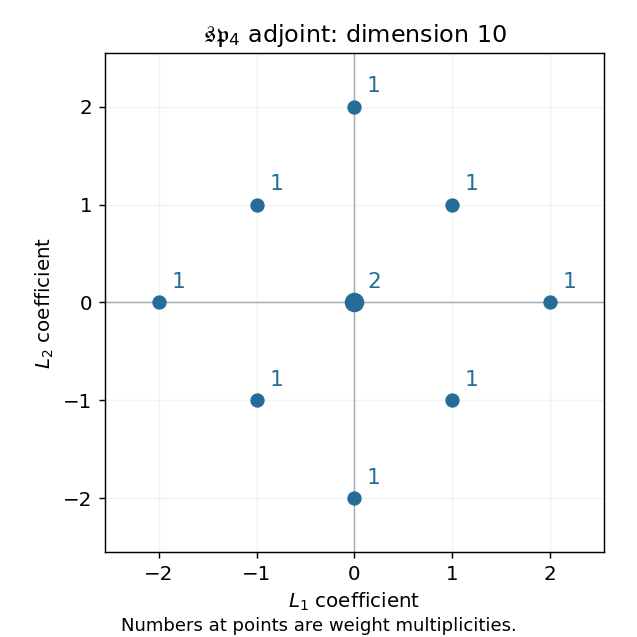

The Python source for this figure:
"""Draw original weight diagrams; write same-basename opaque PNG to caller CWD."""
from pathlib import Path
import matplotlib
matplotlib.use("Agg")
import matplotlib.pyplot as plt
import numpy as np

plt.rcParams.update({"font.size": 11})
def finish(fig):
    fig.set_facecolor("white")
    fig.tight_layout()
    fig.savefig(Path.cwd()/(Path(__file__).stem+".png"), dpi=130,
                facecolor="white", transparent=False)
    plt.close(fig)

roots=[(2,0),(-2,0),(0,2),(0,-2),(1,1),(1,-1),(-1,1),(-1,-1)]
def panel(ax,weights,title,highest=None):
    ax.set_aspect("equal")
    ax.axhline(0,lw=.8,color="#9faeb8");ax.axvline(0,lw=.8,color="#9faeb8")
    ax.set(xlim=(-2.55,2.55),ylim=(-2.55,2.55),xticks=range(-2,3),yticks=range(-2,3),
           xlabel=r"$L_1$ coefficient",ylabel=r"$L_2$ coefficient",title=title)
    ax.grid(alpha=.15)
    for (x,y),multiplicity in weights.items():
        color="#ae3f35" if highest==(x,y) else "#256c96"
        ax.scatter([x],[y],s=48*multiplicity,color=color,zorder=3)
        ax.annotate(str(multiplicity),(x,y),xytext=(7,8),textcoords="offset points",
                    color=color,fontsize=12)

fig,ax=plt.subplots(figsize=(4.9,4.9))
panel(ax,{(2, 0): 1, (-2, 0): 1, (0, 2): 1, (0, -2): 1, (1, 1): 1, (1, -1): 1, (-1, 1): 1, (-1, -1): 1, (0, 0): 2},'$\\mathfrak{sp}_4$ adjoint: dimension 10')
fig.text(.5,.01,"Numbers at points are weight multiplicities.",ha="center",fontsize=10)
finish(fig)
